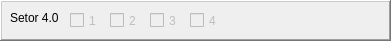
      <widget class="QFrame" name="frame_12">
       <property name="geometry">
        <rect>
         <x>5</x>
         <y>210</y>
         <width>391</width>
         <height>41</height>
        </rect>
       </property>
       <property name="frameShape">
        <enum>QFrame::WinPanel</enum>
       </property>
       <property name="frameShadow">
        <enum>QFrame::Raised</enum>
       </property>
       <widget class="QCheckBox" name="cb401">
        <property name="enabled">
         <bool>false</bool>
        </property>
        <property name="geometry">
         <rect>
          <x>70</x>
          <y>10</y>
          <width>41</width>
          <height>21</height>
         </rect>
        </property>
        <property name="text">
         <string>1</string>
        </property>
       </widget>
       <widget class="QCheckBox" name="cb402">
        <property name="enabled">
         <bool>false</bool>
        </property>
        <property name="geometry">
         <rect>
          <x>110</x>
          <y>10</y>
          <width>41</width>
          <height>21</height>
         </rect>
        </property>
        <property name="text">
         <string>2</string>
        </property>
       </widget>
       <widget class="QLabel" name="label_15">
        <property name="geometry">
         <rect>
          <x>10</x>
          <y>10</y>
          <width>58</width>
          <height>16</height>
         </rect>
        </property>
        <property name="text">
         <string>Setor 4.0</string>
        </property>
       </widget>
       <widget class="QCheckBox" name="cb403">
        <property name="enabled">
         <bool>false</bool>
        </property>
        <property name="geometry">
         <rect>
          <x>150</x>
          <y>10</y>
          <width>41</width>
          <height>21</height>
         </rect>
        </property>
        <property name="text">
         <string>3</string>
        </property>
       </widget>
       <widget class="QCheckBox" name="cb404">
        <property name="enabled">
         <bool>false</bool>
        </property>
        <property name="geometry">
         <rect>
          <x>190</x>
          <y>10</y>
          <width>41</width>
          <height>21</height>
         </rect>
        </property>
        <property name="text">
         <string>4</string>
        </property>
       </widget>
      </widget>
